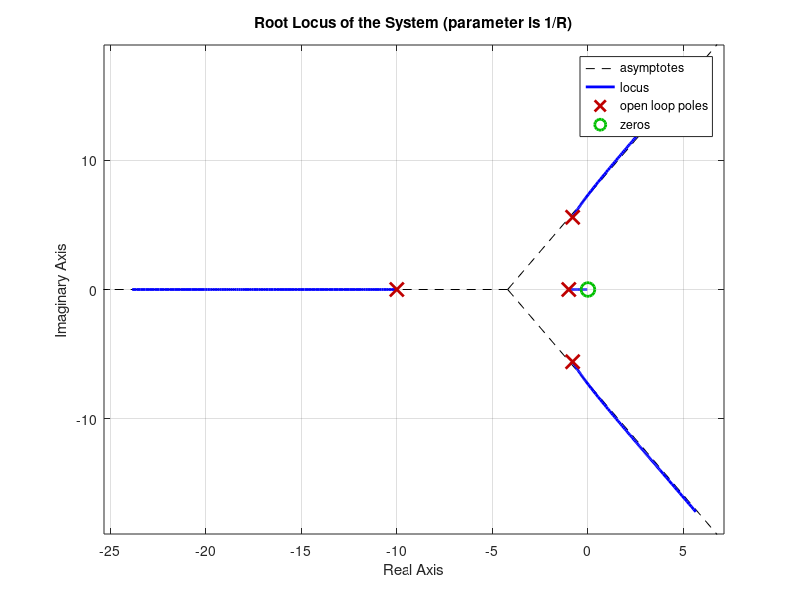

Source code (MATLAB): (Note: this script raises an error after producing the figure.)
%Edward Venator
%EECS 304 Spring 2012
%Lab 3

%Clear screen and variables
clc;
clear all;

%System constants
Tg = 0.1;
Tt = 1;
M = 0.0625;
D = 0.1;
T = 2.0;

%Define Turbine TF
turbine_num = [1/(Tg * Tt)];
turbine_den = [1, (1/Tg+1/Tt), 1/(Tg * Tt)];
turbine_sys = tf(turbine_num, turbine_den);

%Define Power Oscillation TF
power_osc_den = [M D T];
power_osc_sys = tf([1], power_osc_den);

%Full Physical System TF
full_sys = series(turbine_sys, power_osc_sys);

%Full System in TF
tach = tf([1 0], [1]);
disp('Open Loop Transfer Function');
full_sys_w_tach = series(full_sys, tach)

%Root Locus
figure(1)
rlocus(full_sys_w_tach);
title('Root Locus of the System (parameter is 1/R)');

%RLTool
rltool(full_sys_w_tach);

%Test for R=.53
feedback_tf= tf(1, .53);
sys1 = feedback(full_sys_w_tach, feedback_tf);
%Plot Step Response
figure(2)
step(sys1)
title('Step Response for R=0.53');

%Test for R=1
feedback_tf= tf(1, 1);
sys2 = feedback(full_sys_w_tach, feedback_tf);
%Plot Step Response
figure(3)
step(sys2)
title('Step Response for R=1.0');